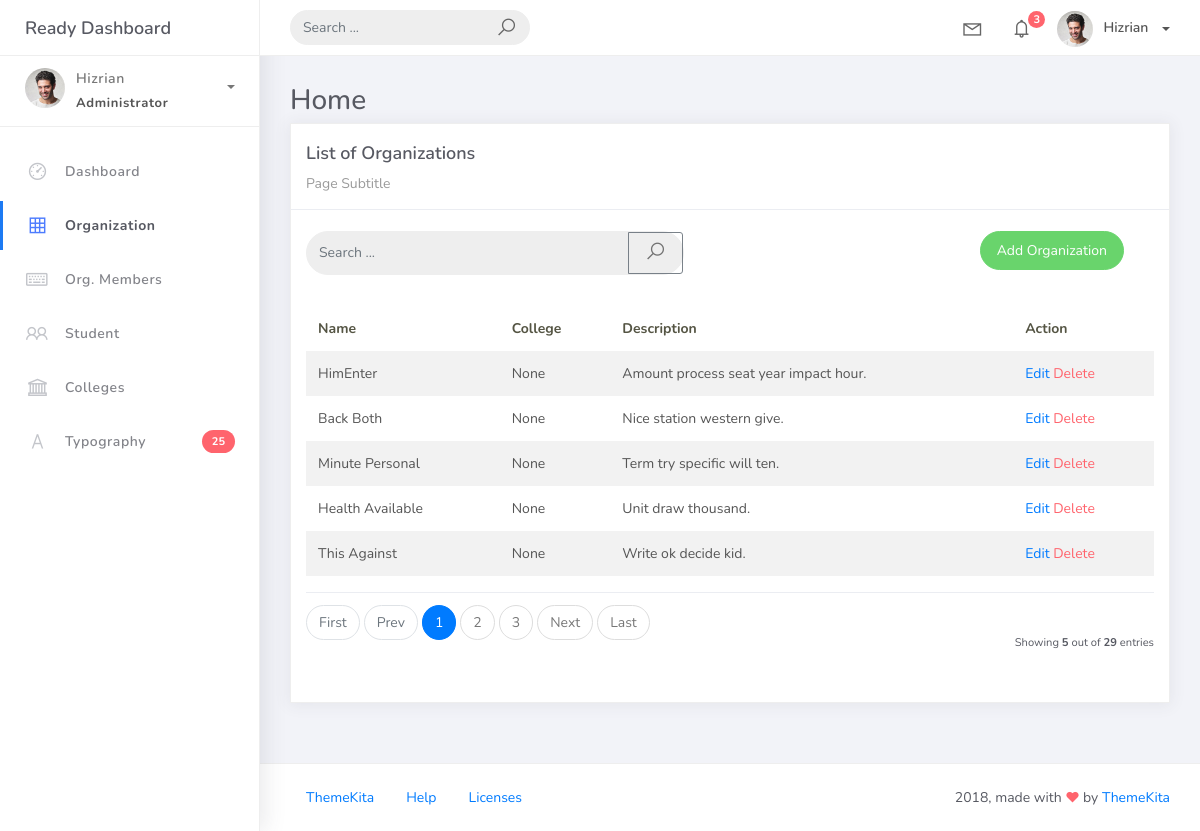
Page /organization_list/ on the earlier database version.
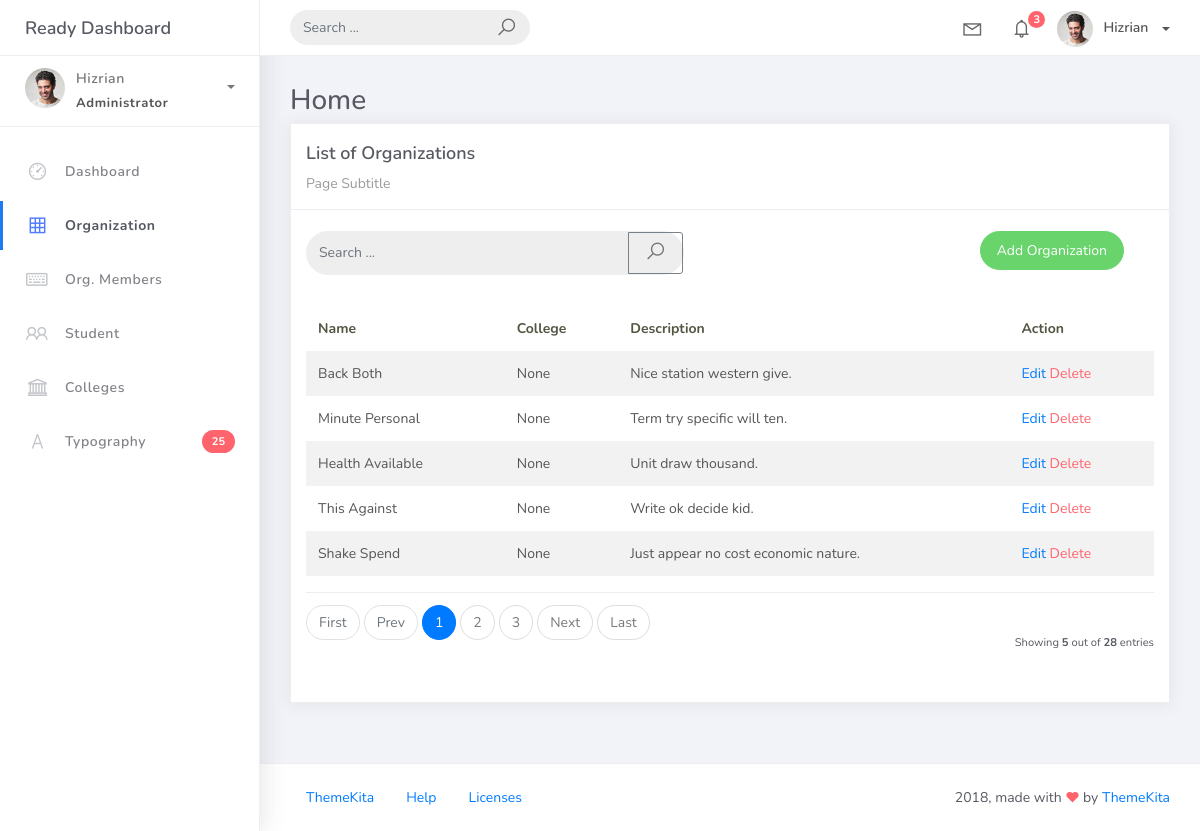
Same page on the later database version.
### studentorg/models.py (models this page shows, shortened)
class BaseModel(models.Model):
    created_at = models.DateTimeField(auto_now_add=True, db_index=True)
    updated_at = models.DateTimeField(auto_now=True)
    class Meta:
        abstract = True

class Organization(BaseModel):
    name = models.CharField(max_length=250)
    college = models.ForeignKey(College, on_delete=models.CASCADE, null=True, blank=True)
    description = models.CharField(max_length=500)

### studentorg/views.py (the view)
# urls.py: path('organization_list/', OrganizationList.as_view(), name='organization-list'),
class OrganizationList(ListView):
    model = Organization
    context_object_name = 'organization' # This will pass the list of organizations as 'organization' to org_list.html
    template_name = 'org_list.html'
    paginate_by = 5
    def get_queryset(self, *args, **kwargs):
        qs = super().get_queryset(*args, **kwargs)
        query = self.request.GET.get('q')
        if query:
            return qs.filter(
                Q(name__icontains=query) |
                Q(description__icontains=query) |
                Q(college__college_name__icontains=query) # Assuming you want to search by college name
            )
        return qs

### templates/org_list.html
{% extends 'base.html' %} {% load static %} {% block content %}
<div class="content">
<div class="container-fluid">
<h4>Home</h4>
<div class="row">
<div class="col-md-12">
<div class="card">
<div class="card-header">
<div class="card-title">List of Organizations</div>
<div class="card-category">Page Subtitle</div>
</div>
<br/>
<div class="col-md-12 row">
<div class="col-md-6">
<form class="navbar-left navbar-form nav-search mr-md-3" action="">
<div class="input-group">
<input type="text" name="q" placeholder="Search ..." class="form-control" />
<div class="input-group-append">
<button class="btn btn-outline-secondary" type="submit" aria-label="Search">
  <i class="la la-search search-icon"></i>
</button>
</div>
</div>
</form>
</div>
<div class="col-md-6">
<div class="pull-right">
<a href="{% url 'organization-add' %}" class="btn btn-success btn-rounded">Add Organization</a>
</div>
</div>
</div>
<div class="card-body">
<table class="table table-striped mt-3">
<thead>
<tr>
<th scope="col">Name</th>
<th scope="col">College</th>
<th scope="col">Description</th>
<th scope="col">Action</th>
</tr>
</thead>
<tbody>
{% for object in object_list %}
<tr>
<td>{{ object.name }}</td>
<td>{{ object.college }}</td>
<td>{{ object.description }}</td>
<td>
  <a href="{% url 'organization-update' pk=object.id %}">Edit</a>
  <a href="{% url 'organization-delete' pk=object.id %}" class="text-danger">Delete</a>
</td>
</tr>
{% empty %}
<td colspan="4" style="text-align: center">
<p class="text-sm font-weight-bold mb-0">No Records Found</p>
</td>
</tr>
{% endfor %}
</tbody>
</table>
{% include 'includes/pagination.html' %}
</div>
</div>
</div>
</div>
</div>
</div>
{% endblock %}

Differences in the rows shown:
removed Organization: name "HimEnter", college "None", description "Amount process seat year impact hour."
now on this page (row unchanged): Organization: name "Shake Spend", college "None", description "Just appear no cost economic nature."
Other differences:
{{ paginator.count }}: "29" → "28"
